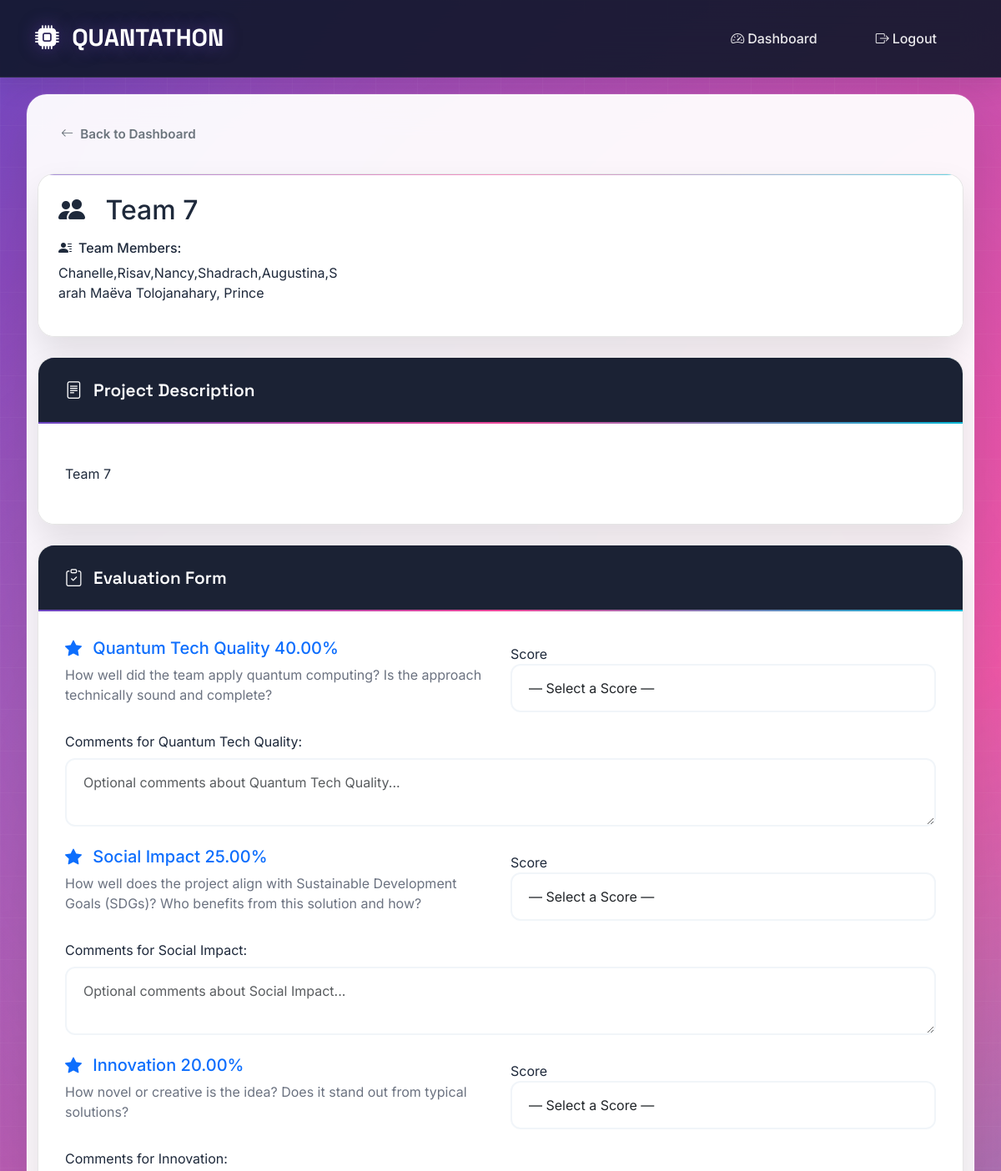
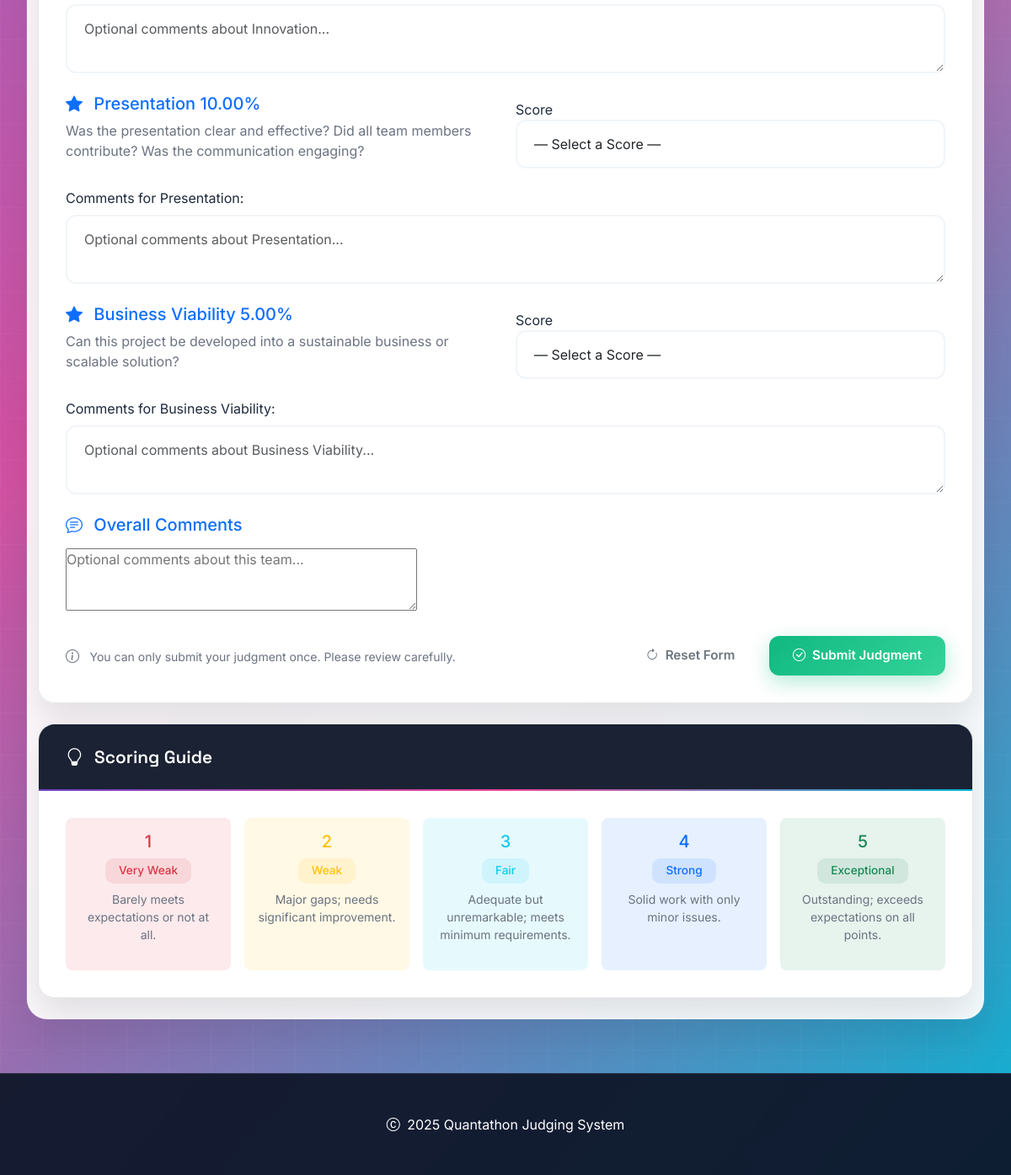
Screenshot of /judge/7/ (signed in) with the database file from the repository (2 pictures, top to bottom).
### judging/models.py (models this page shows, shortened)
class Team(models.Model):
    name = models.CharField(max_length=200)
    description = models.TextField()
    presentation_link = models.URLField(blank=True)
    members = models.TextField(help_text="Comma-separated list of team members")
    created_at = models.DateTimeField(auto_now_add=True)

### judging/views.py (the view)
# urls.py: path('judge/<int:team_id>/', views.judge_team, name='judge_team'),
def judge_team(request, team_id):
    if not request.user.is_authenticated:
        return redirect('judge_login')
    judge = get_object_or_404(Judge, user=request.user)
    team = get_object_or_404(Team, id=team_id)
    if Submission.objects.filter(judge=judge, team=team).exists():
        messages.warning(request, f'You have already judged {team.name}.')
        return redirect('judge_dashboard')
    if request.method == 'POST':
        form = TeamScoreForm(request.POST, judge=judge, team=team)
        if form.is_valid():
            with transaction.atomic():
                submission = Submission.objects.create(
                    judge=judge,
                    team=team,
                    comments=form.cleaned_data.get('comments', '')
                )
                for key in form.cleaned_data:
                    if key.startswith("score_"):
                        criterion_id = key.split("_")[1]
                        criterion = get_object_or_404(JudgingCriteria, id=criterion_id)
                        score_value = form.cleaned_data.get(key)
                        score_comment = form.cleaned_data.get(f'comment_{criterion_id}', '')
                        if score_value:
                            Score.objects.create(
                                submission=submission,
                                criteria=criterion,
                                score=score_value,
                                comments=score_comment
                            )
                update_team_final_scores(team)
                messages.success(request, f'Successfully submitted judgment for {team.name}!')
                return redirect('judge_dashboard')
    else:
        form = TeamScoreForm(judge=judge, team=team)
    context = {
        'form': form,
        'team': team,
        'judge': judge,
    }
    return render(request, 'judging/judge_team.html', context)

### judging/templates/judging/judge_team.html (shortened to what this page needs)
{% extends 'judging/base.html' %}
{% block content %}
<div class="row mb-4">
    <div class="col-12">
        <a href="{% url 'judge_dashboard' %}" class="btn btn-outline-secondary">
            <i class="bi bi-arrow-left me-2"></i>Back to Dashboard
        </a>
    </div>
</div>
<div class="row mb-4">
    <div class="col-12">
        <div class="card border-0" style="background: linear-gradient(135deg, #667eea 0%, #764ba2 100%);">
            <div class="card-body text-white p-4">
                <div class="row align-items-center">
                    <div class="col-lg-8">
                        <h2 class="card-title mb-3">
                            <i class="bi bi-people-fill me-3"></i>
                            {{ team.name }}
                        </h2>
                        <div class="row">
                            <div class="col-md-6">
                                <h6><i class="bi bi-person-lines-fill me-2"></i>Team Members:</h6>
                                <p class="mb-3">{{ team.members }}</p>
                            </div>
                            <div class="col-md-6">
                            </div>
                        </div>
                    </div>
                    <div class="col-lg-4 text-lg-end">
                        <div class="bg-white bg-opacity-20 rounded-3 p-3">
                        </div>
                    </div>
                </div>
            </div>
        </div>
    </div>
</div>
<div class="row mb-4">
    <div class="col-12">
        <div class="card">
            <div class="card-header">
                <i class="bi bi-file-text me-2"></i>
                Project Description
            </div>
            <div class="card-body">
                <p class="card-text">{{ team.description|linebreaks }}</p>
            </div>
        </div>
    </div>
</div>
<div class="row">
    <div class="col-12">
        <div class="card">
            <div class="card-header">
                <i class="bi bi-clipboard-check me-2"></i>
                Evaluation Form
            </div>
            <div class="card-body">
                <form method="post" id="judgingForm">
                    <div class="criteria-sections">
                        {% for field in form %}
                            {% if 'score_' in field.name %}
                                {% with criteria_id=field.name|slice:"6:" %}
                                    <div class="criteria-section mb-4">
                                        <div class="row align-items-center">
                                            <div class="col-lg-6">
                                                <h5 class="text-primary mb-2">
                                                    <i class="bi bi-star-fill me-2"></i>
                                                    {{ field.label|cut:" (Weight:" |cut:")" }}
                                                </h5>
                                                <p class="text-muted mb-3">{{ field.help_text }}</p>
                                            </div>
                                            <div class="col-lg-6">
                                                <div class="d-flex align-items-center justify-content-lg-end">
                                                    <div class="form-group">
                                                    <label for="score">Score</label>
                                                    <select class="form-control score-select"
                                                            name="{{ field.name }}"
                                                            required
                                                            onchange="showOnlyNumber(this)">
                                                        <option value="" selected hidden>— Select a Score —</option>
                                                    </select>
                                                    </div>
                                                </div>
                                            </div>
                                        </div>
                                        {% for comment_field in form %}
                                            {% if comment_field.name == "comment_"|add:criteria_id %}
                                                <div class="mt-3">
                                                    <label class="form-label">{{ comment_field.label }}:</label>
                                                    {{ comment_field }}
                                                </div>
                                            {% endif %}
                                        {% endfor %}
                                    </div>
                                {% endwith %}
                            {% endif %}
                        {% endfor %}
                    </div>
                    <div class="criteria-section mb-4">
                        <h5 class="text-primary mb-3">
                            <i class="bi bi-chat-text me-2"></i>
                            Overall Comments
                        </h5>
                        <div class="mb-3">
                            {{ form.comments }}
                        </div>
                    </div>
                    <div class="row">
                        <div class="col-12">
                            <div class="d-flex justify-content-between align-items-center">
                                <div class="text-muted">
                                    <i class="bi bi-info-circle me-2"></i>
                                    <small>You can only submit your judgment once. Please review carefully.</small>
                                </div>
                                <div>
                                    <button type="button" class="btn btn-outline-secondary me-2" onclick="resetForm()">
                                        <i class="bi bi-arrow-clockwise me-2"></i>Reset Form
                                    </button>
                                    <button type="submit" class="btn btn-success btn-lg" id="submitBtn">
                                        <i class="bi bi-check-circle me-2"></i>Submit Judgment
                                    </button>
                                </div>
                            </div>
                        </div>
                    </div>
                </form>
            </div>
        </div>
    </div>
</div>
<div class="row mt-4">
    <div class="col-12">
        <div class="card border-info">
            <div class="card-header bg-info bg-opacity-10">
                <i class="bi bi-lightbulb me-2"></i>
                Scoring Guide
            </div>
            <div class="card-body">
                <div class="row g-3 text-center">
                <div class="col-md">
                    <div class="p-3 bg-danger bg-opacity-10 rounded-3 h-100">
                        <h5 class="text-danger">1</h5>
                        <span class="badge bg-danger-subtle text-danger">Very Weak</span>
                        <p class="small mt-2 text-muted">Barely meets expectations or not at all.</p>
                    </div>
                </div>
                <div class="col-md">
                    <div class="p-3 bg-warning bg-opacity-10 rounded-3 h-100">
                        <h5 class="text-warning">2</h5>
                        <span class="badge bg-warning-subtle text-warning">Weak</span>
                        <p class="small mt-2 text-muted">Major gaps; needs significant improvement.</p>
                    </div>
                </div>
                <div class="col-md">
                    <div class="p-3 bg-info bg-opacity-10 rounded-3 h-100">
                        <h5 class="text-info">3</h5>
                        <span class="badge bg-info-subtle text-info">Fair</span>
                        <p class="small mt-2 text-muted">Adequate but unremarkable; meets minimum requirements.</p>
                    </div>
                </div>
                <div class="col-md">
                    <div class="p-3 bg-primary bg-opacity-10 rounded-3 h-100">
                        <h5 class="text-primary">4</h5>
                        <span class="badge bg-primary-subtle text-primary">Strong</span>
                        <p class="small mt-2 text-muted">Solid work with only minor issues.</p>
                    </div>
                </div>
                <div class="col-md">
                    <div class="p-3 bg-success bg-opacity-10 rounded-3 h-100">
                        <h5 class="text-success">5</h5>
                        <span class="badge bg-success-subtle text-success">Exceptional</span>
                        <p class="small mt-2 text-muted">Outstanding; exceeds expectations on all points.</p>
                    </div>
                </div>
                </div>
            </div>
        </div>
    </div>
</div>
{% endblock %}

### judging/templates/judging/base.html (style rules this page uses)
:root { --quantum-purple: #6B46C1; --quantum-blue: #3B82F6; --quantum-cyan: #06B6D4; --quantum-pink: #EC4899; --quantum-violet: #8B5CF6; --quantum-indigo: #4F46E5; --quantum-dark: #0F172A; --quantum-gray-900: #1E293B; --quantum-gray-800: #334155; --quantum-gray-700: #475569; --quantum-gray-100: #F1F5F9; --quantum-gray-50: #F8FAFC; --gradient-quantum: linear-gradient(135deg, var(--quantum-purple) 0%, var(--quantum-pink) 50%, var(--quantum-cyan) 100%); --gradient-dark: linear-gradient(135deg, var(--quantum-dark) 0%, var(--quantum-gray-900) 100%); --gradient-card: linear-gradient(145deg, rgba(255,255,255,0.9) 0%, rgba(255,255,255,0.7) 100%); --glass-bg: rgba(255, 255, 255, 0.1); --glass-border: rgba(255, 255, 255, 0.2); }
* { margin: 0; padding: 0; box-sizing: border-box; }
body { font-family: 'Inter', -apple-system, BlinkMacSystemFont, 'Segoe UI', sans-serif; background: var(--gradient-quantum); min-height: 100vh; color: var(--quantum-dark); position: relative; overflow-x: hidden; }
body::before { content: ''; position: fixed; top: 0; left: 0; width: 100%; height: 100%; background: radial-gradient(circle at 20% 80%, rgba(120, 119, 198, 0.3) 0%, transparent 50%), radial-gradient(circle at 80% 20%, rgba(255, 119, 198, 0.3) 0%, transparent 50%), radial-gradient(circle at 40% 40%, rgba(120, 219, 255, 0.3) 0%, transparent 50%); z-index: -2; animation: float 20s ease-in-out infinite; }
body::after { content: ''; position: fixed; top: 0; left: 0; width: 100%; height: 100%; background-image: linear-gradient(rgba(255,255,255,0.1) 1px, transparent 1px), linear-gradient(90deg, rgba(255,255,255,0.1) 1px, transparent 1px); background-size: 50px 50px; z-index: -1; opacity: 0.3; }
.card { background: rgba(255, 255, 255, 0.98) !important; backdrop-filter: blur(20px); border: 1px solid rgba(0, 0, 0, 0.1) !important; border-radius: 20px; box-shadow: 0 20px 40px rgba(0, 0, 0, 0.1), 0 0 0 1px rgba(255, 255, 255, 0.1); transition: all 0.4s ease; overflow: hidden; position: relative; color: #1E293B !important; }
.card::before { content: ''; position: absolute; top: 0; left: 0; right: 0; height: 1px; background: var(--gradient-quantum); opacity: 0.6; }
.card-header { background: rgba(15, 23, 42, 0.95) !important; color: white !important; border: none; padding: 1.5rem 2rem; font-weight: 600; font-size: 1.3rem; font-family: 'Space Grotesk', sans-serif; position: relative; }
.card-header::before { content: ''; position: absolute; bottom: 0; left: 0; right: 0; height: 2px; background: var(--gradient-quantum); }
.card-body { background: rgba(255, 255, 255, 0.98) !important; padding: 2rem; color: #1E293B !important; }
.btn { border-radius: 12px; padding: 12px 28px; font-weight: 600; font-size: 0.95rem; transition: all 0.3s ease; border: none; position: relative; overflow: hidden; }
.btn-success { background: linear-gradient(135deg, #10B981, #34D399); color: white; box-shadow: 0 8px 25px rgba(16, 185, 129, 0.3); }
.form-control, .form-select { border: 2px solid var(--quantum-gray-100); border-radius: 12px; padding: 15px 20px; transition: all 0.3s ease; background: rgba(255, 255, 255, 0.9); backdrop-filter: blur(10px); }
.badge { border-radius: 10px; padding: 8px 16px; font-weight: 500; font-size: 0.85rem; }
.text-muted { color: #6B7280 !important; }

### rows the page displays
Team: name "Team 7", members "Chanelle,Risav,Nancy,Shadrach,Augustina,Sarah Maëva Tolojanahary, Prince", description "Team 7"

### other values shown
{{ field.label|cut:" (Weight:" |cut:")" }} "Quantum Tech Quality 40.00%" "Social Impact 25.00%" "Innovation 20.00%" "Presentation 10.00%" "Business Viability 5.00%"
{{ field.help_text }} "How well did the team apply quantum computing? Is the approach technically sound and complete?" "How well does the project align with Sustainable Development Goals (SDGs)? Who benefits from this solution and how?" "How novel or creative is the idea? Does it stand out from typical solutions?" "Was the presentation clear and effective? Did all team members contribute? Was the communication engaging?" "Can this project be developed into a sustainable business or scalable solution?"
{{ comment_field.label }} "Comments for Quantum Tech Quality" "Comments for Social Impact" "Comments for Innovation" "Comments for Presentation" "Comments for Business Viability"
